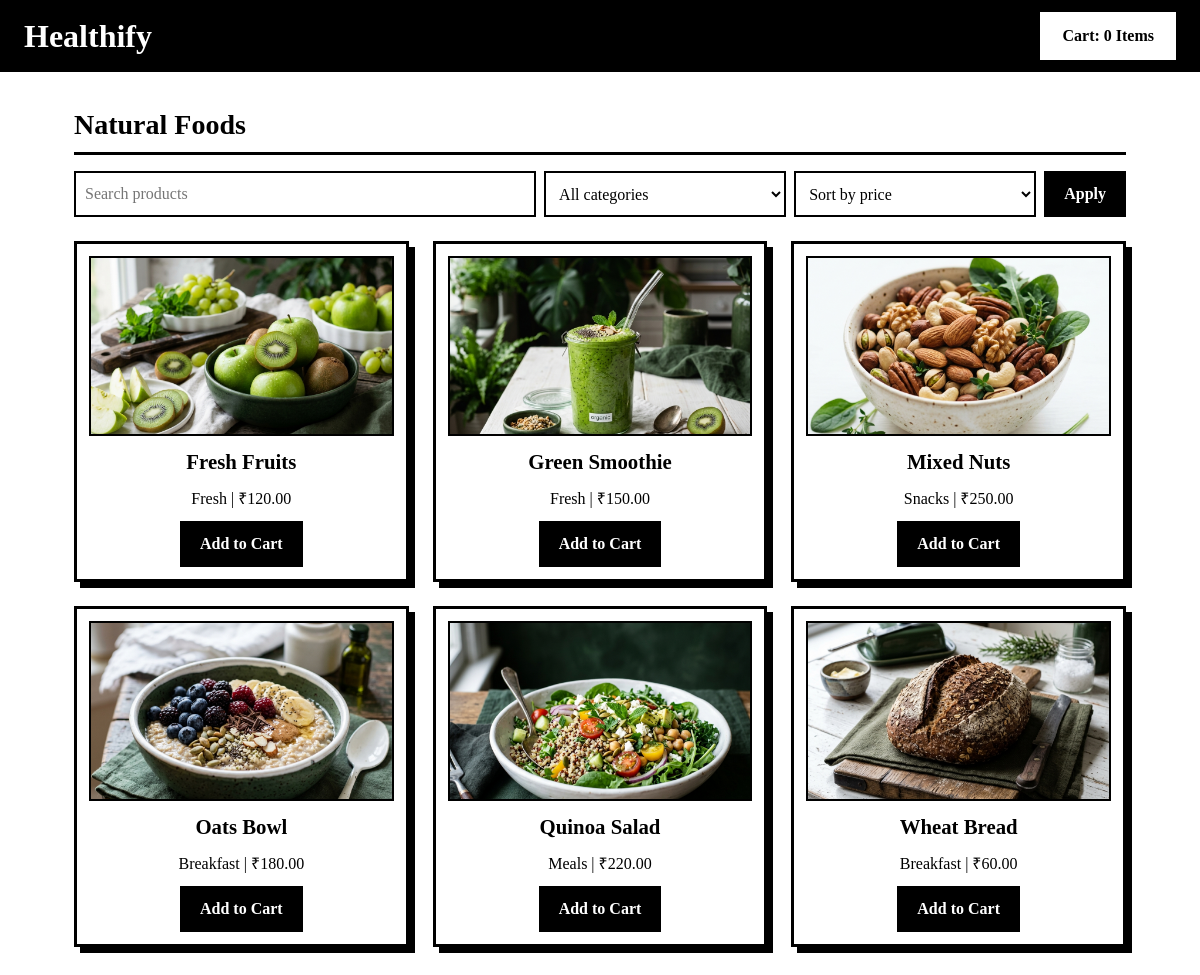
The page / on the database its author committed.
### shop/models.py (models this page shows, shortened)
class Product(models.Model):
    name = models.CharField(max_length=150)
    category = models.CharField(max_length=80)
    price = models.DecimalField(max_digits=10, decimal_places=2)
    image = models.CharField(max_length=200, blank=True)
    class Meta:
        ordering = ["id"]
    @property
    def image_url(self):
        return static(f"shop/images/{self.image}") if self.image else ""

### shop/views.py (the view)
# urls.py: path("", views.home, name="home"),
def home(request):
    q = request.GET.get("q", "").strip()
    category = request.GET.get("category", "")
    sort = request.GET.get("sort", "")
    products = Product.objects.all()
    if q:
        products = products.filter(name__icontains=q)
    if category:
        products = products.filter(category=category)
    if sort == "low":
        products = products.order_by("price", "name")
    elif sort == "high":
        products = products.order_by("-price", "name")
    return render(request, "home.html", {
        "products": products,
        "categories": Product.objects.order_by("category").values_list("category", flat=True).distinct(),
        "q": q, "category": category, "sort": sort,
    })

### shop/context_processors.py (called while the page is built)
def cart_count(request):
    return {"cart_count": sum(request.session.get("cart", {}).values())}

### shop/templates/home.html (shortened to what this page needs)
{% extends "base.html" %}
{% block content %}
<h2 class="Heading">Natural Foods</h2>
<form method="get" class="filters">
  <input type="search" name="q" value="{{ q }}" placeholder="Search products" aria-label="Search products">
  <select name="category" aria-label="Category">
    <option value="">All categories</option>
  </select>
  <select name="sort" aria-label="Sort by price">
    <option value="">Sort by price</option>
  </select>
  <button type="submit" class="btn">Apply</button>
</form>
{% if products %}
<div class="prodList">
  {% for p in products %}
  <div class="product1">
    <img src="{{ p.image_url }}" class="imgg" alt="{{ p.name }}">
    <p class="pname">{{ p.name }}</p>
    <p class="pmeta">{{ p.category }} | ₹{{ p.price }}</p>
    <form method="post" action="{% url 'cart_add' p.pk %}">
      <button type="submit" class="btn">Add to Cart</button>
    </form>
  </div>
  {% endfor %}
</div>
{% else %}
<p>No products found. Try a different search or filter.</p>
{% endif %}
{% endblock %}

### shop/templates/base.html (shortened to what this page needs)
{% load static %}<!DOCTYPE html>
<html lang="en">
<head>
  <link rel="stylesheet" href="{% static 'shop/style.css' %}">
</head>
<body>
  <div class="header">
    <a class="brand" href="{% url 'home' %}"><h1>Healthify</h1></a>
    <a class="navButton" href="{% url 'cart' %}">Cart: {{ cart_count }} Items</a>
  </div>
  <main>{% block content %}{% endblock %}</main>
</body>
</html>

### shop/static/shop/style.css (style rules this page uses)
* { box-sizing: border-box; padding: 0; margin: 0; }
body { background: #fff; color: #000; font-family: Georgia, "Times New Roman", serif; line-height: 1.5; }
a { color: #000; }
main { max-width: 1100px; margin: 0 auto; padding: 32px 24px; }
.header { background: #000; color: #fff; display: flex; flex-wrap: wrap; gap: 8px; align-items: center; justify-content: space-between; padding: 12px 24px; }
.header a { color: #fff; text-decoration: none; }
.navButton { padding: 10px 20px; background: #fff; color: #000 !important; border: 2px solid #fff; font-weight: bold; }
.Heading { font-size: 1.75rem; margin-bottom: 16px; border-bottom: 3px solid #000; padding-bottom: 6px; }
.filters { display: flex; flex-wrap: wrap; gap: 8px; margin-bottom: 24px; }
.filters input { flex: 2; min-width: 200px; }
.filters select { flex: 1; min-width: 160px; }
input, select { padding: 9px; border: 2px solid #000; background: #fff; color: #000; font: inherit; border-radius: 0; }
.prodList { display: grid; grid-template-columns: repeat(auto-fill, minmax(260px, 1fr)); gap: 24px; }
.product1 { border: 3px solid #000; box-shadow: 6px 6px 0 #000; padding: 12px; display: flex; flex-direction: column; align-items: center; gap: 10px; text-align: center; }
.imgg { width: 100%; height: 180px; object-fit: cover; border: 2px solid #000; background: #fff; }
.pname { font-size: 1.3rem; font-weight: bold; }
.pmeta { font-size: 1rem; }
.btn { display: inline-block; background: #000; color: #fff; border: 2px solid #000; padding: 9px 18px; font: inherit; font-weight: bold; text-decoration: none; cursor: pointer; border-radius: 0; }

### rows shown on the page
Product: image_url (picture), name "Fresh Fruits", category "Fresh", price "120.00"
Product: image_url (picture), name "Green Smoothie", category "Fresh", price "150.00"
Product: image_url (picture), name "Mixed Nuts", category "Snacks", price "250.00"
Product: image_url (picture), name "Oats Bowl", category "Breakfast", price "180.00"
Product: image_url (picture), name "Quinoa Salad", category "Meals", price "220.00"
Product: image_url (picture), name "Wheat Bread", category "Breakfast", price "60.00"

### other values the page prints
{{ cart_count }} "0"
